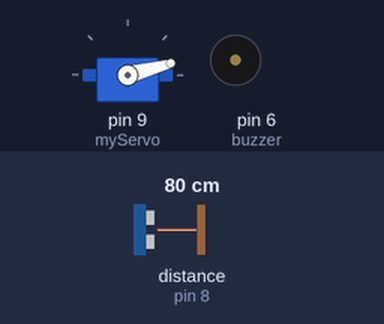
The sketch below on a simulated Arduino Uno, built with avr-gcc and run on an emulated ATmega328P. Parts: servo, buzzer (waves = sounding, pin HIGH). Wiring (inferred from the names in the program): ultrasonic range finder: trigger pin 7; echo pin 8. Inputs (shaded band) come from the test bench; at power-on: distance to the obstacle (sensor on pin 8) 80 cm. The echo pulse lasts 58.3 µs per cm; pins used as bus, display or sensor lines are not drawn; what the sketch prints to the serial monitor is not drawn.

Above: at 0.01 s.
1.3 s: distance to the obstacle (sensor on pin 8) set to 2 cm
At 1.8 s:
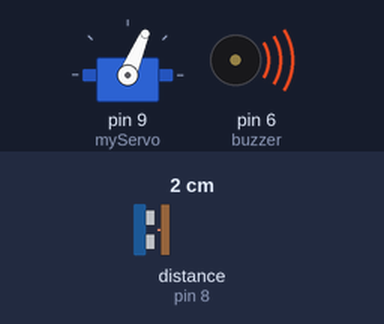
4.3 s: distance to the obstacle (sensor on pin 8) set to 17 cm
7.3 s: distance to the obstacle (sensor on pin 8) set to 23 cm
At 8.2 s:
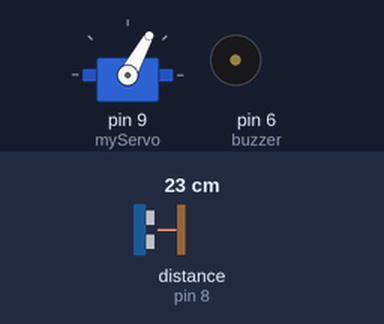
10.3 s: distance to the obstacle (sensor on pin 8) set to 4 cm
At 11.1 s:
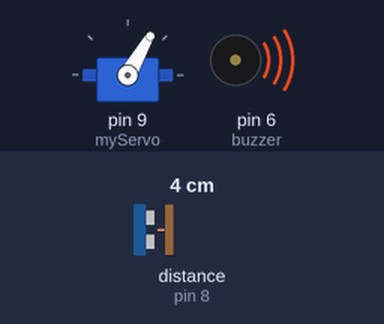
13.3 s: distance to the obstacle (sensor on pin 8) set to 35 cm
At 14.43 s:
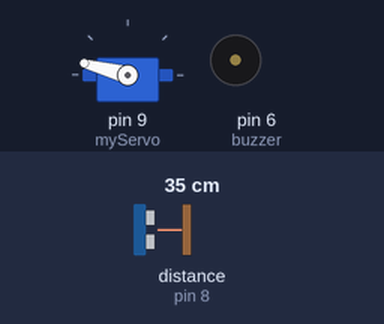
16.3 s: distance to the obstacle (sensor on pin 8) set to 18 cm
At 17.0 s:
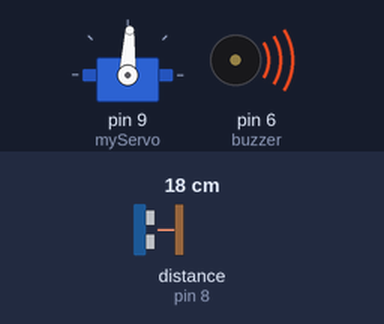
Timing chart, 0 to 20.3 s (numbered marks = the images above; inputs shaded):
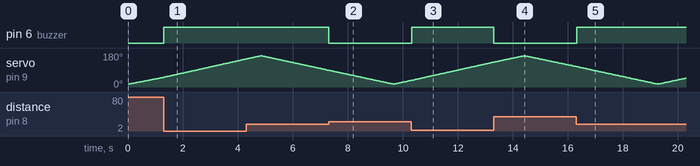

Measured:
- the behaviour switches between 20 and 21 cm on distance to the obstacle (sensor on pin 8) (found by bisection; images 1 and 2)
- after the input at 1.3 s, pin 6 (buzzer): LOW → HIGH at once
- after the input at 7.3 s, pin 6 (buzzer): HIGH → LOW at once
- after the input at 10.3 s, pin 6 (buzzer): LOW → HIGH at once
- after the input at 13.3 s, pin 6 (buzzer): HIGH → LOW at once
- after the input at 16.3 s, pin 6 (buzzer): LOW → HIGH at once

The sketch:

Radar_ultrasonico.ino
```cpp
#include <Servo.h>.

const int trigPin = 7;
const int echoPin = 8;
const int buzzer = 6;

long duration;
int distance;
Servo myServo;

void setup() {

  pinMode(trigPin, OUTPUT);
  pinMode(echoPin, INPUT);
  pinMode(buzzer, OUTPUT);
  digitalWrite(buzzer, LOW);
  Serial.begin(9600);
  myServo.attach(9);
}

void loop() {

  for(int i=15;i<=165;i++){
  myServo.write(i);
  delay(30);
  distance = calculateDistance();

  if(distance < 20){
    digitalWrite(buzzer, HIGH);
  }
  else (digitalWrite(buzzer, LOW));

  Serial.print(i);
  Serial.print(",");
  Serial.print(distance);
  Serial.print(".");
  }

  for(int i=165;i>15;i--){
  myServo.write(i);
  delay(30);

  distance = calculateDistance();

  if(distance < 20){
    digitalWrite(buzzer, HIGH);
  }
  else (digitalWrite(buzzer, LOW));

  Serial.print(i);
  Serial.print(",");
  Serial.print(distance);
  Serial.print(".");
  }
}

int calculateDistance() {

  digitalWrite(trigPin, LOW);
  delayMicroseconds(2);
  digitalWrite(trigPin, HIGH);
  delayMicroseconds(10);
  digitalWrite(trigPin, LOW);
  duration = pulseIn(echoPin, HIGH);
  distance= duration*0.034/2;
  return distance;
}
```
